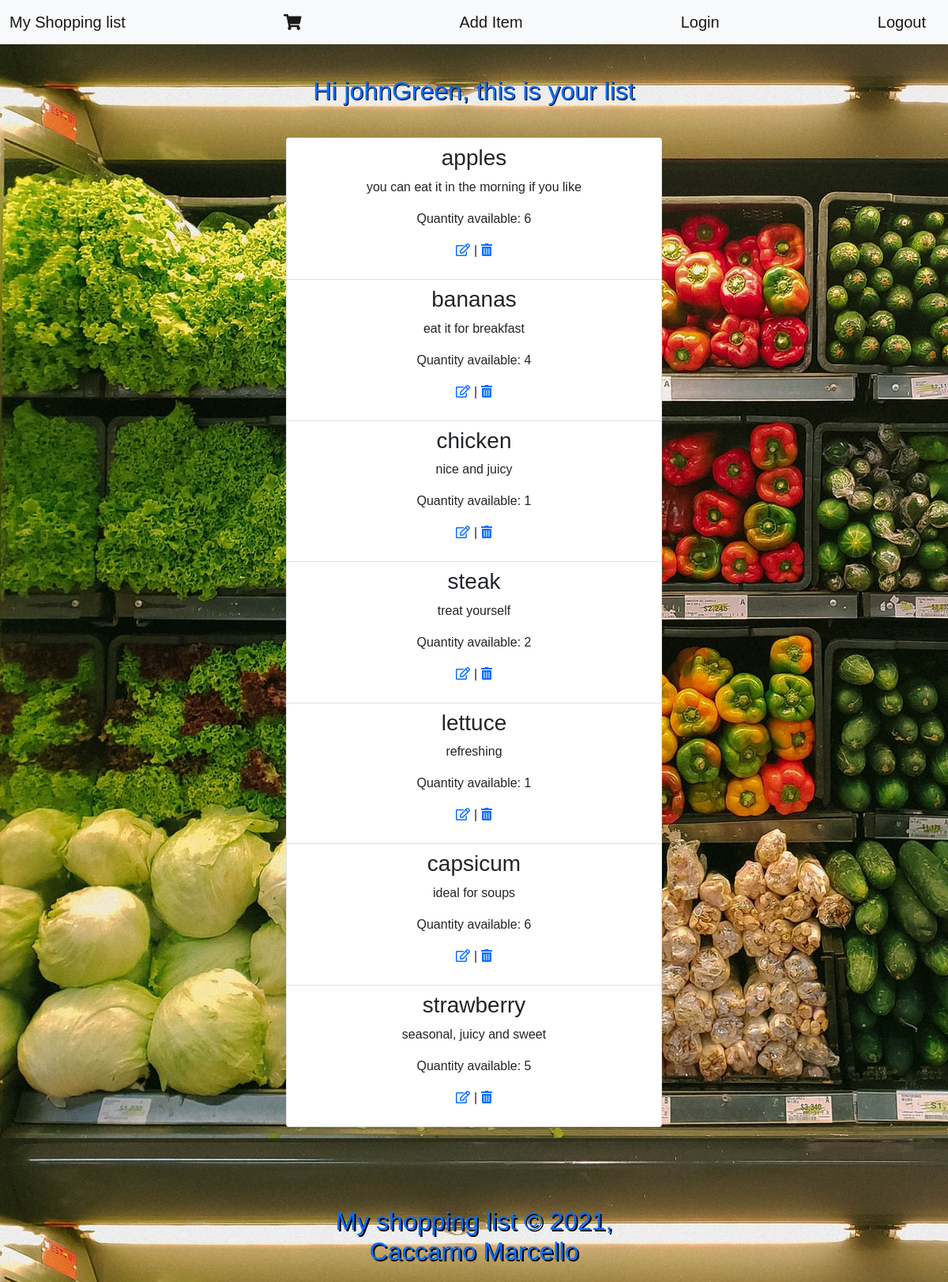
The app's page /view/shop.php (signed in) with its own data.
### tables this page shows
CREATE TABLE `item` (
  `itemID` int(11) NOT NULL,
  `itemName` varchar(64) NOT NULL,
  `itemDescription` text NOT NULL,
  `itemPrice` decimal(8,2) NOT NULL,
  `itemPhoto` varchar(100) NOT NULL,
  `itemQuantity` int(11) NOT NULL,
  `catID` int(11) NOT NULL,
  `userID` int(11) NOT NULL
);

### view/shop.php (the view, shortened to what this page needs)
<?php
 require("../controller/connection.php");
   $username = $_SESSION['username'] ;
?>
<!DOCTYPE html>
<html lang="en">
<head>
    <link href="https://cdn.jsdelivr.net/npm/bootstrap@5.0.2/dist/css/bootstrap.min.css" rel="stylesheet">
    <link rel="stylesheet" href="css/shopping.css">
</head>
<body>
    <nav class="navbar navbar-light bg-light mb-3">
        <div class="container-fluid">
            <a class="navbar-brand" href="../index.php">My Shopping list</a>
            <a class="navbar-brand" href="shop.php"><i class="fas fa-shopping-cart"></i></a>
            <a class="navbar-brand" href="addItem.php">Add Item</a>
            <a class="navbar-brand" href="login.php">Login</a>
            <a class="navbar-brand" href="destroy.php">Logout</a>
        </div>
    </nav>
    <h2> Hi <?php echo "$username" ?>, this is your list</h2>
    <div class="container">
        <ul class="list-group">
                    <?php
                        $userID = $_SESSION['userID'];
                        $sql = "SELECT * FROM shopping_items.item WHERE userID = '$userID'  ";
                        $statement = $conn->prepare($sql);
                        $statement->execute();
                        $result = $statement->fetchAll();
                        foreach($result as $row):
                            $itemID = $row['itemID'];
                            $itemName = $row['itemName'];
                            $itemDescription = $row['itemDescription'];
                            $itemPrice = $row['itemPrice'];
                            if(!isset($_SESSION['user'])) {
                            $edit='';} else {
                            $edit =  "<p><a id='edit' href = 'editItems.php?itemName=$itemName&itemDescription=$itemDescription&itemPrice=$itemPrice&itemID=" . $row['itemID'] . "'><i class='far fa-edit'></i> </a> <span> | </span>  <a href= '../controller/itemDelete.php?itemID=$itemID' ><i class='fas fa-trash-alt'></i></a></p>"; }
                            echo "<li class='list-group-item' ><h3>".$row['itemName']."</h3><p> " . $row['itemDescription'] . "</p><p> Quantity available: " . $row['itemQuantity'] . "</p>".$edit." </li>";
                        endforeach;
                     ?>
         </ul>
    </div>
    <?php
        include("partials/footer.php");
    ?>

### view/partials/footer.php (shortened to what this page needs)
    <div class="container">
        <footer>
              <h2 id= foot>My shopping list &copy; <?php echo date("Y"); ?>, Caccamo Marcello </h2>
        </footer>
    </div>
</body>
</html>

### view/css/shopping.css (style rules this page uses)
body { width: 100%; font-family: sans-serif; line-height: 1.5; margin: 0; padding: 0; background-image:url("../images/nrd-D6Tu_L3chLE-unsplash.jpg") ; }
h2 { color: #0d6efd; text-shadow: 1px 1px black; text-align: center; margin: 40px 40px; }
div.container { max-width: 500px; margin: 0 auto; }
li.list-group-item { text-align: center; }
a { text-decoration: none; }
footer { margin-top: 100px; }
#foot { margin: 20px 20px; bottom: 0; color: #0d6efd; text-shadow: 2px 2px black; }

### records on screen
item: itemName "apples", itemDescription "you can eat it in the morning if you like", itemQuantity "6"
item: itemName "bananas", itemDescription "eat it for breakfast", itemQuantity "4"
item: itemName "chicken", itemDescription "nice and juicy", itemQuantity "1"
item: itemName "steak", itemDescription "treat yourself", itemQuantity "2"
item: itemName "lettuce", itemDescription "refreshing", itemQuantity "1"
item: itemName "capsicum", itemDescription "ideal for soups", itemQuantity "6"
item: itemName "strawberry", itemDescription "seasonal, juicy and sweet", itemQuantity "5"

### other values on screen
$username "johnGreen"
